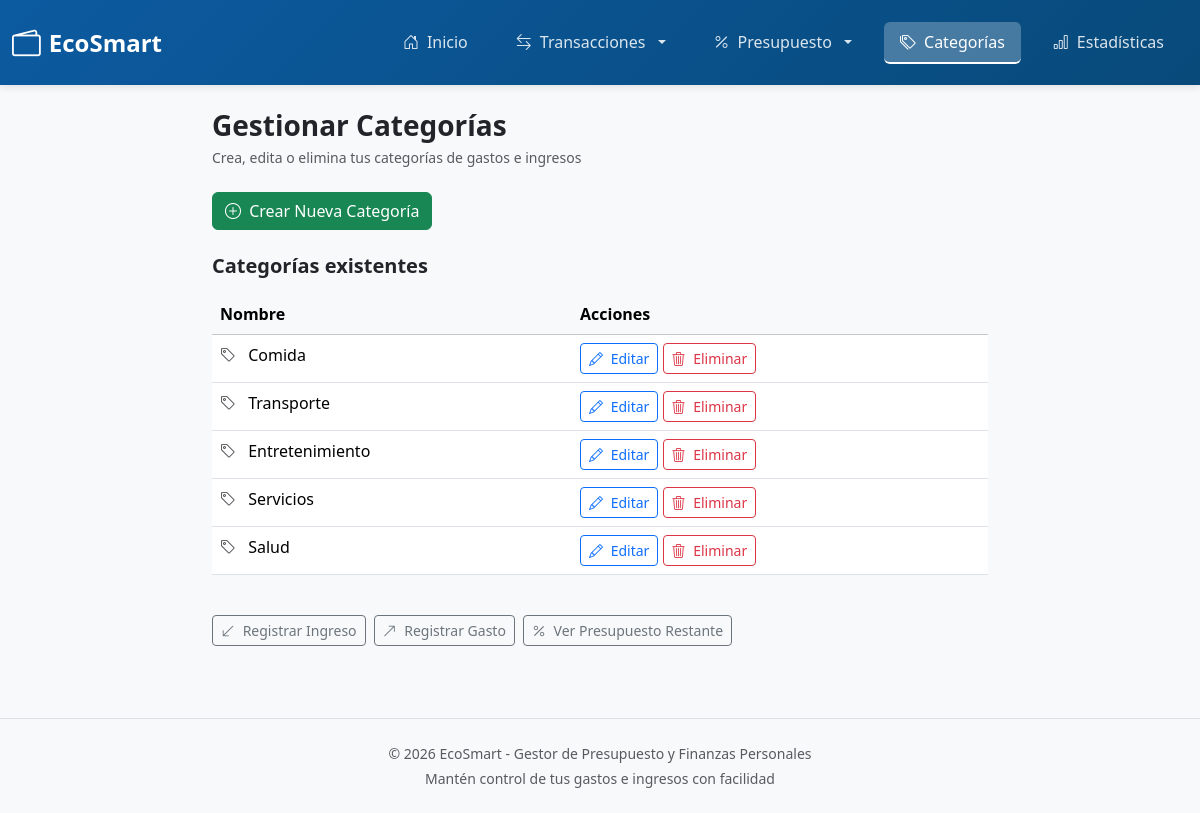
Page /categorias/ on the committed database.
### budget/models.py (models this page shows, shortened)
class Categoria(models.Model):
    nombre = models.CharField(max_length=100)

### budget/views.py (the view)
# urls.py: path('categorias/', views.manage_categories, name='manage_categories'),
def manage_categories(request):
    categorias = Categoria.objects.all()
    return render(request, 'budget/manage_categories.html', {
        'categorias': categorias,
    })

### templates/budget/manage_categories.html (shortened to what this page needs)
{% extends "base.html" %}
{% block content %}
<div class="container" style="max-width: 800px;">
    <div class="mb-4">
        <h1 class="h3 fw-bold mb-1">Gestionar Categorías</h1>
        <p class="text-muted small mb-0">Crea, edita o elimina tus categorías de gastos e ingresos</p>
    </div>
    <div class="mb-4">
        <a href="{% url 'category_create' %}" class="btn btn-success">
            <i class="bi bi-plus-circle me-1"></i> Crear Nueva Categoría
        </a>
    </div>
    {% if categorias %}
        <h2 class="h5 fw-bold mb-3">Categorías existentes</h2>
        <div class="table-responsive">
            <table class="table table-hover">
                <thead class="table-light">
                    <tr>
                        <th>Nombre</th>
                        <th>Acciones</th>
                    </tr>
                </thead>
                <tbody>
                    {% for categoria in categorias %}
                        <tr>
                            <td>
                                <i class="bi bi-tag me-2 text-muted"></i>
                                {{ categoria.nombre }}
                            </td>
                            <td>
                                <a href="{% url 'category_edit' categoria.id %}" class="btn btn-sm btn-outline-primary">
                                    <i class="bi bi-pencil me-1"></i> Editar
                                </a>
                                <a href="{% url 'category_delete' categoria.id %}" class="btn btn-sm btn-outline-danger">
                                    <i class="bi bi-trash3 me-1"></i> Eliminar
                                </a>
                            </td>
                        </tr>
                    {% endfor %}
                </tbody>
            </table>
        </div>
    {% endif %}
    <div class="mt-4 d-flex gap-2 flex-wrap">
        <a href="{% url 'income_register' %}" class="btn btn-outline-secondary btn-sm">
            <i class="bi bi-arrow-down-left me-1"></i> Registrar Ingreso
        </a>
        <a href="{% url 'expense_record' %}" class="btn btn-outline-secondary btn-sm">
            <i class="bi bi-arrow-up-right me-1"></i> Registrar Gasto
        </a>
        <a href="{% url 'remaining_budget' %}" class="btn btn-outline-secondary btn-sm">
            <i class="bi bi-percent me-1"></i> Ver Presupuesto Restante
        </a>
    </div>
</div>
{% endblock %}

### templates/base.html (style rules this page uses)
:root { --primary-color: #0c5aa0; --danger-color: #dc3545; --success-color: #198754; --info-color: #0dcaf0; --warning-color: #ffc107; }
body { background-color: #f8f9fa; font-family: 'Segoe UI', Tahoma, Geneva, Verdana, sans-serif; }

### rows in the picture
Categoria: nombre "Comida"
Categoria: nombre "Transporte"
Categoria: nombre "Entretenimiento"
Categoria: nombre "Servicios"
Categoria: nombre "Salud"
